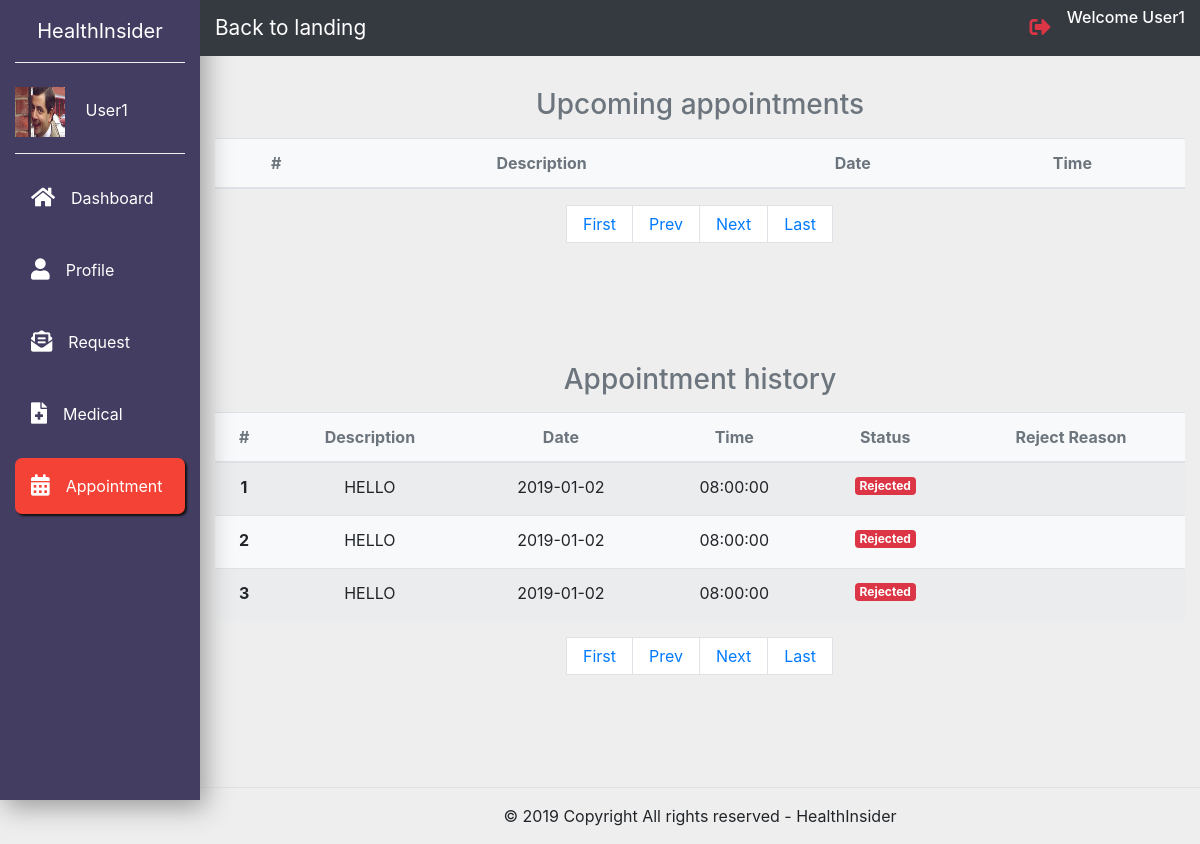
Page /db_patient_appointment.php?HistoryPageNo=8 (signed in) on the committed database.
### tables this page shows
CREATE TABLE `users` (
  `USER_ID` int(11) NOT NULL,
  `EMAIL` varchar(100) NOT NULL,
  `PW` text NOT NULL,
  `STAFF_ID` int(11) DEFAULT NULL,
  `PATIENT_ID` int(11) DEFAULT NULL,
  `USERNAME` varchar(40) NOT NULL
);

CREATE TABLE `appointment` (
  `APPOINTMENT_ID` int(11) NOT NULL,
  `PATIENT_ID` int(11) NOT NULL,
  `DESCRIPTION` varchar(200) NOT NULL,
  `DATE` date NOT NULL,
  `TIME` time NOT NULL,
  `DOCTOR_ID` int(11) NOT NULL,
  `STATUS` int(3) NOT NULL,
  `REJECT_REASON` varchar(200) DEFAULT NULL
);

### check-session.php (called while the page is built, shortened)
<?php
include("database-conf.php");
$user_check = $_SESSION['ID'];
$result1 = $conn->query("SELECT username FROM users WHERE USER_ID  = '$user_check' ");
  $row = mysqli_fetch_array($result1,MYSQLI_ASSOC);
  $login_session = $row['username'];
 ?>

### db_patient_appointment.php (the view, shortened to what this page needs)
<?php
require("db_patient_header.php");
?>
 <section>
  <div class="container-fluid">
    <div class="row">
      <div class="col-xl-10 col-lg-9 col-md-8 ml-auto">
        <div class="row pt-md-5 mt-md-3 mb-5">
          <div class="col" style="overflow-x:auto;">
            <div class=" align-items-center ml-2 mr-2 mt-2">
              <h3 class="text-muted text-center mb-3">Upcoming appointments</h3>
            </div>
            <?php
 if (isset($_GET['upcomingPageNo'])) {
            $upcomingPageNo = $_GET['upcomingPageNo'];
        } else {
            $upcomingPageNo = 1;
        }
$no_of_records_per_page = 3;
$countSQL = "SELECT count(*) FROM appointment WHERE PATIENT_ID = ANY(SELECT PATIENT_ID FROM users WHERE USER_ID = '$user_check') AND DATE>CURDATE()";
$countResult = mysqli_query($conn,$countSQL);
$total_rows = mysqli_fetch_array($countResult)[0];
$total_pages = ceil($total_rows / $no_of_records_per_page);
  echo "<table class='table table-striped bg-light text-center align-items-center mt-2'>
              <thead>
                <tr class='text-muted'>
                  <th>#</th>
                  <th>Description</th>
                  <th>Date</th>
                  <th>Time</th>
                </tr>
              </thead>
              <tbody>
              ";
                echo "
              </tbody>
            </table>";
             ?>
            <nav>
             <ul class='pagination justify-content-center'>
              <li class='page-item page-link py-2 px-3'>
                <a href="?upcomingPageNo=1">First</a></li>
              <li class="page-item page-link py-2 px-3 <?php if($upcomingPageNo <= 1){ echo 'disabled'; } ?>">
                <a href="<?php if($upcomingPageNo <= 1){ echo '#'; } else { echo "?upcomingPageNo=".($upcomingPageNo - 1); } ?>">Prev</a></li>
               <li class="page-item page-link py-2 px-3 <?php if($upcomingPageNo >= $total_pages){ echo 'disabled'; } ?>">
                <a href="<?php if($upcomingPageNo >= $total_pages){ echo '#'; } else { echo "?upcomingPageNo=".($upcomingPageNo + 1); } ?>">Next</a></li>
                <li class="page-item page-link py-2 px-3"><a href="?upcomingPageNo=<?php echo $total_pages; ?>">Last</a></li>
              </ul>
            </nav>
          </div>
        </div>
        <div class="row pt-md-5 mt-md-3 mb-5">
          <div class="col" style="overflow-x:auto;">
            <div class=" align-items-center ml-2 mr-2 mt-2">
              <h3 class="text-muted text-center mb-3">Appointment history</h3>
            </div>
            <?php
 if (isset($_GET['HistoryPageNo'])) {
            $HistoryPageNo = $_GET['HistoryPageNo'];
        } else {
            $HistoryPageNo = 1;
        }
$no_of_records_per_page = 3;
$offset = ($HistoryPageNo-1) * $no_of_records_per_page;
$countSQL = "SELECT count(*) FROM appointment WHERE PATIENT_ID = ANY(SELECT PATIENT_ID FROM users WHERE USER_ID = '$user_check') AND (DATE<CURDATE() OR STATUS = 0)";
$countResult = mysqli_query($conn,$countSQL);
$total_rows = mysqli_fetch_array($countResult)[0];
$total_pages = ceil($total_rows / $no_of_records_per_page);
$sql1 = "SELECT DESCRIPTION, DATE, TIME,STATUS,REJECT_REASON FROM appointment WHERE PATIENT_ID = ANY(SELECT PATIENT_ID FROM users WHERE USER_ID = '$user_check') AND (DATE<CURDATE() OR STATUS = 0) ORDER BY DATE DESC LIMIT $offset,$no_of_records_per_page";
$result1 = mysqli_query($conn,$sql1);
  echo "<table class='table table-striped bg-light text-center align-items-center mt-2'>
              <thead>
                <tr class='text-muted'>
                  <th>#</th>
                  <th>Description</th>
                  <th>Date</th>
                  <th>Time</th>
                  <th>Status</th>
                  <th>Reject Reason</th>
                </tr>
              </thead>
              <tbody>
              ";
              $i=1;
            while($row1 = mysqli_fetch_assoc($result1)){
              echo "<tr>
                  <th scope='row'>".$i."</th>
                  <td>".$row1['DESCRIPTION']."</td>
                  <td>".$row1['DATE']."</td>
                  <td>".$row1['TIME']."</td>
                  <td><h6><span class='badge ";
                  if($row1['STATUS']==0){
                    echo "badge-danger'>Rejected</span></h6></td>";
                    echo "<td>".$row1['REJECT_REASON']."</td></tr>";
                  }elseif ($row1['STATUS']==1) {
                    echo "badge-success'>Successful</span></h6></td>";
                    echo "<td>-</td></tr>";
                  }else{
                    echo "badge-info'>Pending</span></h6></td>";
                    echo "<td>-</td></tr>";
                  }
                $i++;
            }
                echo "
              </tbody>
            </table>";
             ?>
            <nav>
             <ul class='pagination justify-content-center'>
              <li class='page-item page-link py-2 px-3'>
                <a href="?HistoryPageNo=1">First</a></li>
              <li class="page-item page-link py-2 px-3 <?php if($HistoryPageNo <= 1){ echo 'disabled'; } ?>">
                <a href="<?php if($HistoryPageNo <= 1){ echo '#'; } else { echo "?HistoryPageNo=".($HistoryPageNo - 1); } ?>">Prev</a></li>
               <li class="page-item page-link py-2 px-3 <?php if($HistoryPageNo >= $total_pages){ echo 'disabled'; } ?>">
                <a href="<?php if($HistoryPageNo >= $total_pages){ echo '#'; } else { echo "?HistoryPageNo=".($HistoryPageNo + 1); } ?>">Next</a></li>
                <li class="page-item page-link py-2 px-3"><a href="?HistoryPageNo=<?php echo $total_pages; ?>">Last</a></li>
              </ul>
            </nav>
          </div>
        </div>
      </div>
    </div>
  </div>
</section>
<footer>
  <div class="container-fluid  mt-5">
    <div class="row">
      <div class="col-xl-10 col-lg-9 col-md-8 ml-auto">
        <div class="row border-top pt-3">
          <div class="col text-center">
            <p>&copy; 2019 Copyright All rights reserved - HealthInsider</p>
          </div>
        </div>
      </div>
    </div>
  </div>
</footer>
</body>
</html>

### db_patient_header.php (shortened to what this page needs)
<?php
include('check-session.php');
$page = $_SESSION['page'];
 ?>
<!doctype html>
<html lang="en">
<head>
  <link rel="stylesheet" href="https://stackpath.bootstrapcdn.com/bootstrap/4.3.1/css/bootstrap.min.css">
  <link rel="stylesheet" href="css\db_index.css">
  <link rel="stylesheet" href="https://use.fontawesome.com/releases/v5.8.1/css/all.css">
    <link href='fullcalendar/core/main.css' rel='stylesheet'/>
    <link href='fullcalendar/daygrid/main.css' rel='stylesheet'/>
    <link href='fullcalendar/timegrid/main.css' rel='stylesheet'/>
</head>
<body>
  <nav class="navbar navbar-expand-md navbar-light">
    <div class="collapse navbar-collapse" id="myNavbar">
      <div class="container-fluid">
        <div class="row">
          <div class="col-xl-2 col-lg-3 col-md-4 sidebar fixed-top">
            <a href="#" class="navbar-brand text-white d-block mx-auto text-center py-3 mb-4 bottom-border">HealthInsider</a>
            <div class="bottom-border pb-3">
              <img src="<?php
              $allowed = array('jpg','jpeg','png');
              $exist = 0;
              foreach($allowed as $key){
                if(file_exists("uploads/".$user_check.".".$key)){
                  echo "uploads/".$user_check.".".$key;
                  $exist = 1;
                }
              }
              if($exist == 0){
                echo "images/man.png";
              }
              ?>
              " width="50px" height="50px" class="mr-3">
              <a href="#" class="text-white"><?php echo $login_session ?></a>
            </div>
            <ul class="navbar-nav flex-column mt-3">
              <li class="nav-item"><a href="db_patient_index.php" class="nav-link text-white p-3 mb-3 <?php if($page=="dashboard"){
                echo "current";
              }else{
                echo "sidebar-link";
              } ?>">
                <i class="fas fa-home fa-lg mr-3"></i>Dashboard</a>
              </li>
              <li class="nav-item"><a href="db_patient_profile.php" class="nav-link text-white p-3 mb-3 <?php if($page=="profile"){
                echo "current";
              }else{
                echo "sidebar-link";
              } ?>">
                <i class="fas fa-user fa-lg mr-3"></i>Profile</a>
              </li>
              <li class="nav-item"><a href="db_patient_request.php" class="nav-link text-white p-3 mb-3 <?php if($page=="request"){
                echo "current";
              }else{
                echo "sidebar-link";
              } ?>">
                <i class="fas fa-envelope-open-text fa-lg mr-3"></i>Request</a>
              </li>
              <li class="nav-item"><a href="db_patient_medical.php" class="nav-link text-white p-3 mb-3 <?php if($page=="medical"){
                echo "current";
              }else{
                echo "sidebar-link";
              } ?>">
                <i class="fas fa-file-medical fa-lg mr-3"></i>Medical</a>
              </li>
              <li class="nav-item"><a href="db_patient_appointment.php" class="nav-link text-white p-3 mb-3 <?php if($page=="appointment"){
                echo "current";
              }else{
                echo "sidebar-link";
              } ?>">
                <i class="fas fa-calendar-alt fa-lg mr-3"></i>Appointment</a>
              </li>
            </ul>
          </div>
          <div class="col-xl-10 col-md-8 col-lg-9 ml-auto bg-dark fixed-top py-2 top-navbar">
            <div class="row align-items-center">
              <div class="col-6 col-md-5">
                <a class="back-landing light-color"href="index.php">Back to landing</a>
              </div>
              <div class="col-6 col-md-7 d-flex flex-row-reverse">
                <?php echo "<h6 style='color:white'>Welcome ".$login_session."</h6>"; ?>
                <a class="nav-link"href="#" data-toggle="modal" data-target="#signout"><i class="fas fa-sign-out-alt fa-lg text-danger"></i></a>
              </div>
            </div>
          </div>
        </div>
      </div>
    </div>
  </nav>

### css/db_index.css (style rules this page uses)
.sidebar { height: 100vh; background: #423d61; box-shadow: 5px 7px 25px #999; }
.bottom-border { border-bottom: 1px groove #eee; }
.sidebar-link { transition: all 0.4s; }
body { background-color: #eee; }
.sidebar-link { transition: all 0.5s; }
.current { background-color: #f44336; border-radius: 7px; box-shadow: 2px 2px 2px #111; transition: all 0.3s; }
.light-color { color: #fff; font-size: 1.3em; }
.page-link { color: #423d61; }

### rows in the picture
users: USERNAME "User1"
appointment: DESCRIPTION "HELLO", DATE "2019-01-02", TIME "08:00:00"
appointment: DESCRIPTION "HELLO", DATE "2019-01-02", TIME "08:00:00"
appointment: DESCRIPTION "HELLO", DATE "2019-01-02", TIME "08:00:00"
